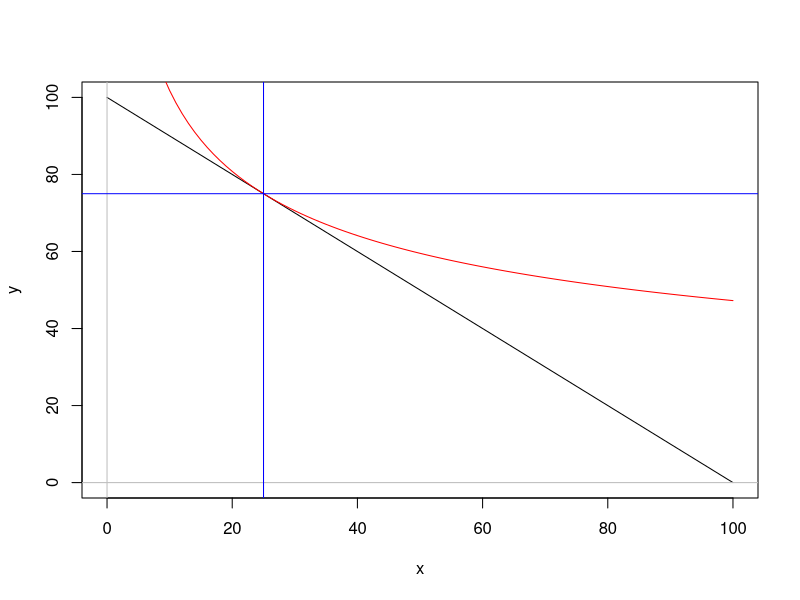
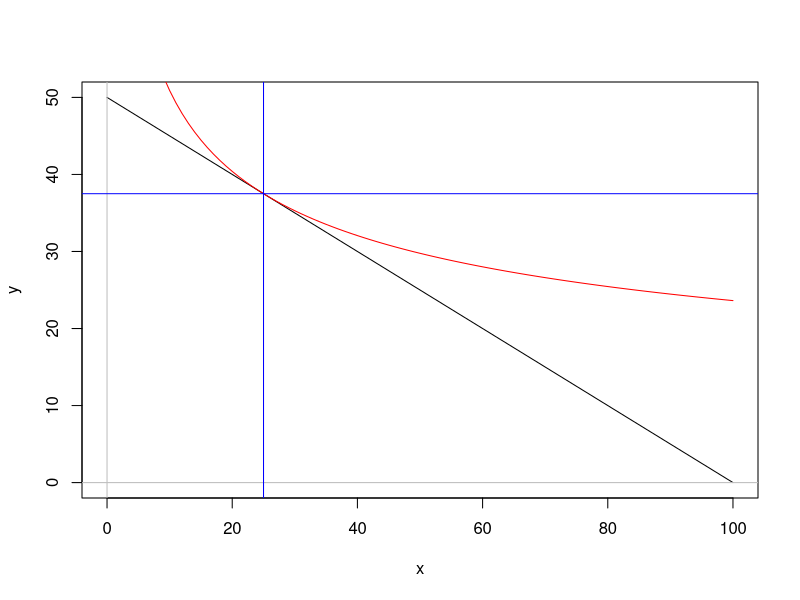
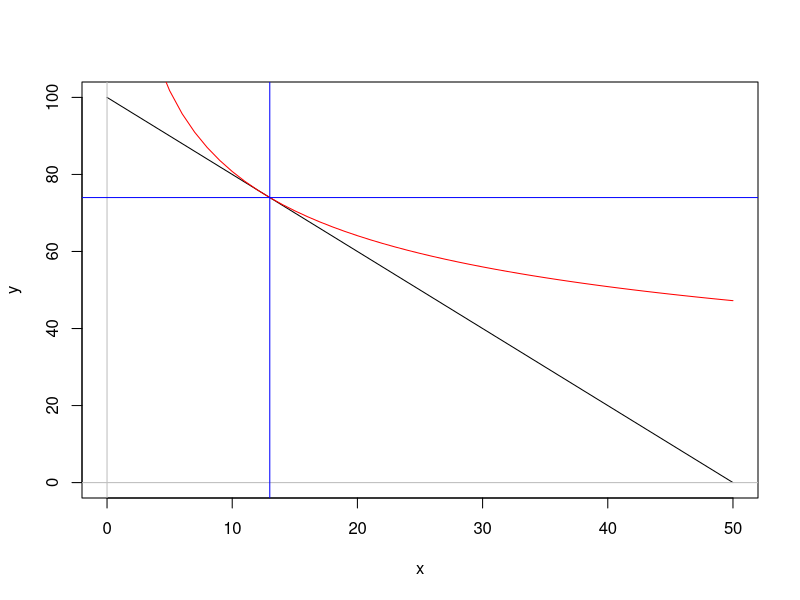
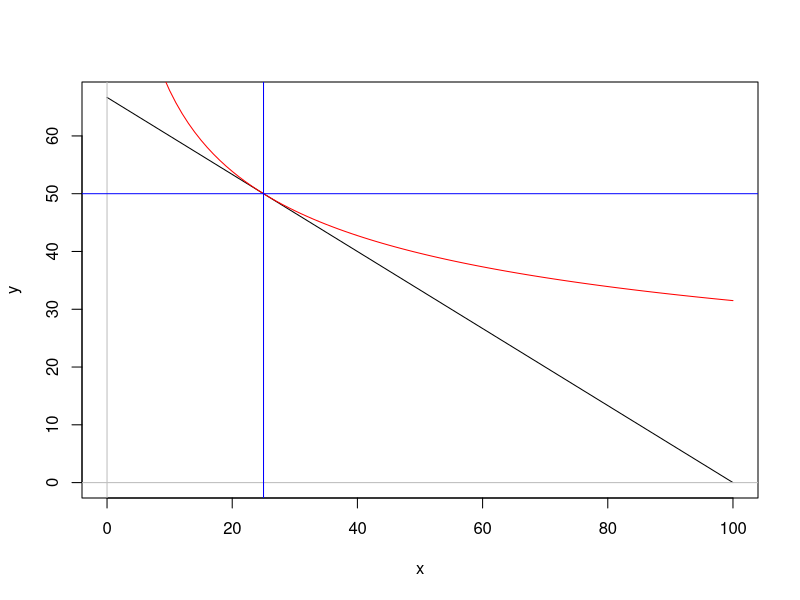
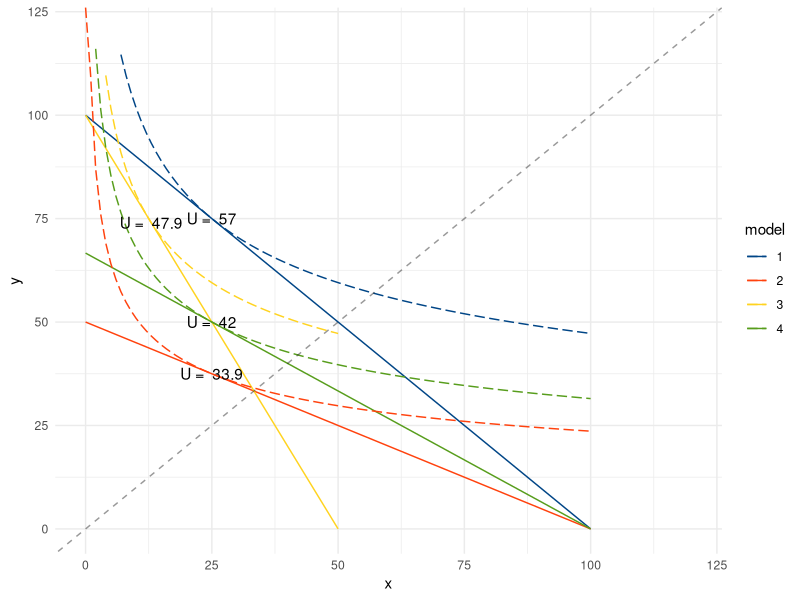
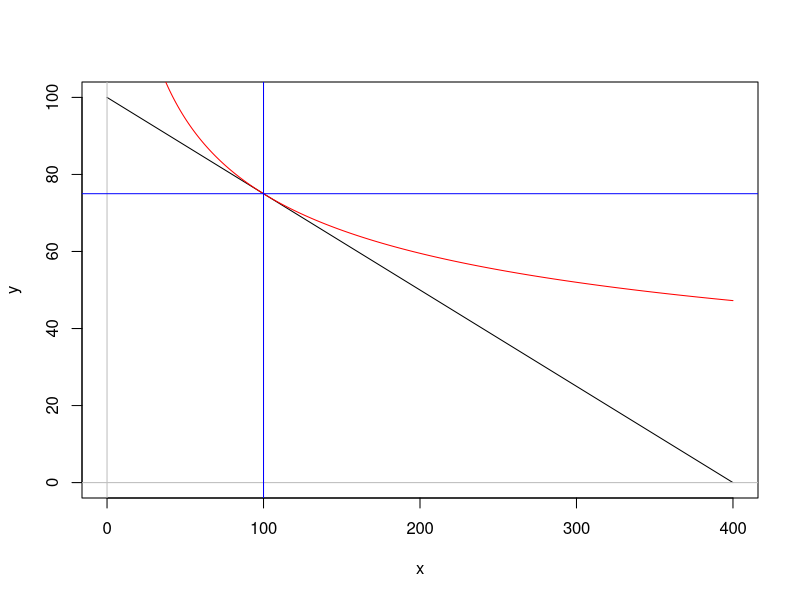
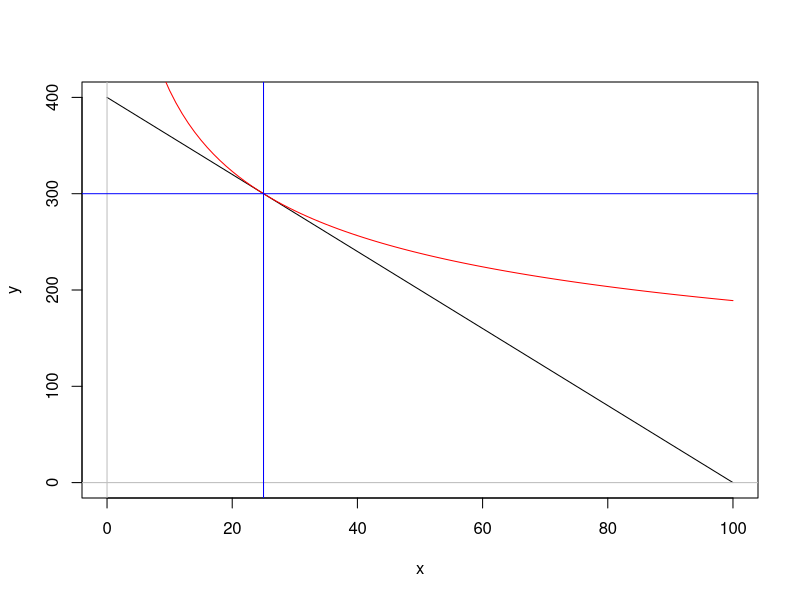
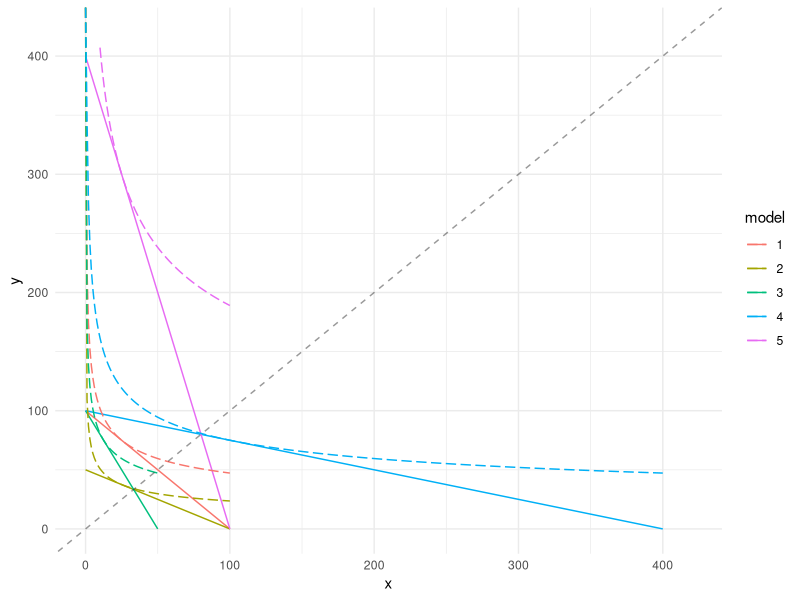

The R source for these figures, in order:

# Giacomo Vagni
# May 2023
# Essex

#
library(tidyverse)
library(Deriv)

############################################################
############################################################

#
f_cobbs = function(x=x,y=y,a=a,b=b) (x^a) * (y^b)
# cobbs-douglas solve for y
f_cobbs_y = function(x,U=25,a=a,b=b) (U / x^a)^(1/b)
# maximum number of good x given a price
f_max = function(I,p) I/p
# budget function
f_budget = function(x,px,y,py) x*px + py*y
# budget solve for y
f_budget_y = function(x,px,py, I) (I - x*px)/py
#


# price for x
px = 3
# price for y
py = 2
#

# I = Budget

# general function to solve a Cobbs-Douglas Utility function #
cobbs_douglas_utility = function(I, a=0.5, b=0.5, px, py){
  
  # find maximum number of x I can get given their price
  # what if I spent all my money on x
  x_max = f_max(I = I, p = px)
  # find maximum number of x I can get given their price
  # what if I spent all my money on y
  y_max = f_max(I = I, p = py)
  #
  
  # slope of budget line is px/py
  slope = -(px/py)
  #
  
  x = 0:x_max
  # calculate the values for y that respect the budget #
  y = y_max + (slope * x)
  #
  
  #
  U = f_cobbs(x,y,a,b)
  max_U = max(U)
  #
  
  #
  y_Umax = f_cobbs_y(x = x, U = max_U, a = a, b = b)
  #
  
  #
  df = data.frame(x, y = f_cobbs_y(x, U = max_U, a = a, b = b), max_U) %>% mutate(Budget = x*px+y*py)
  # we can see that we are over our budget
  head(df) #
  # we retrieve the row which respect our budget
  # because I am using rounded values, we are not exactly at 100, but very close
  w = which.min(df$Budget - I)
  df[w, ]
  # the optimal combination maximising utility
  # is 23 = x, and 15.5 = y
  # which respect our budget of $100
  #
  
  # this is our budget line, given the prices of x and y #
  plot(x,y, type = "l", xlim = c(0,x_max), ylim = c(0,y_max))
  abline(h=0,v=0, col = 'gray')
  lines(x, y_Umax, type = 'l', col = 'red')
  abline(h = df[w, ]$y, v = df[w, ]$x, col = 'blue')
  #
  
  #
  optimal_bundle = df[w, ]
  #
  
  #
  df = data.frame(x, y, y_Umax)
  #
  
  #
  return(list(df = df, x_max = x_max, y_max = y_max, slope = slope, x = x, y = y, y_Umax = y_Umax, U=U, optimal_bundle = optimal_bundle))
}

#
model1 = cobbs_douglas_utility(I = 100, a = 0.25, b = 0.75, px = 1, py = 1)
model2 = cobbs_douglas_utility(I = 100, a = 0.25, b = 0.75, px = 1, py = 2)
model3 = cobbs_douglas_utility(I = 100, a = 0.25, b = 0.75, px = 2, py = 1)
model4_policy = cobbs_douglas_utility(I = 200, a = 0.25, b = 0.75, px = 2, py = 3)
#

#
model4_policy
#

# gather models #
models = bind_rows(model1$df, model2$df, model3$df, model4_policy$df, .id = 'model')
optimal_bundles = bind_rows(model1$optimal_bundle, model2$optimal_bundle, model3$optimal_bundle, model4_policy$optimal_bundle, .id = 'model')
#

#
models
optimal_bundles
#

library(ggthemes)

#
U_max = paste("U = ", round(optimal_bundles$max_U, 1))
#

#
models %>% 
  ggplot(aes(x,y, colour = model)) + 
  geom_line() + 
  geom_line(aes(x,y_Umax, colour = model), linetype = 5) + 
  ylim(c(0, 120)) + 
  xlim(c(0, 120)) + 
  theme_minimal() + 
  annotate(geom = "text", x = optimal_bundles$x, optimal_bundles$y, label = U_max) + 
  scale_color_calc() + 
  geom_abline(slope = 1, linetype = 2, alpha = 0.4)
#

##########################################################################################
##########################################################################################

#
model4 = cobbs_douglas_utility(I = 400, a = 0.25, b = 0.75, px = 1, py = 4)$df
model5 = cobbs_douglas_utility(I = 400, a = 0.25, b = 0.75, px = 4, py = 1)$df
#

#
models = bind_rows(model1, model2, model3, model4, model5, .id = 'model')
#

#
models %>% 
  ggplot(aes(x,y, colour = model)) + 
  geom_line() + 
  geom_line(aes(x,y_Umax, colour = model), linetype = 5) + 
  ylim(c(0, 420)) + 
  xlim(c(0, 420)) + 
  theme_minimal() + 
  geom_abline(slope = 1, linetype = 2, alpha = 0.4)
#

##########################################################################################
##########################################################################################

